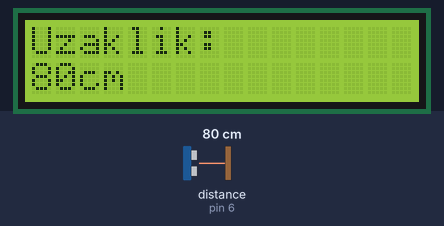
Recording of a sketch running on a simulated Arduino Uno, built with avr-gcc and run on an emulated ATmega328P. On the bench: 16×2 character LCD. Wiring (inferred from the names in the program): ultrasonic range finder: trigger pin 7; echo pin 6. Inputs (shaded band) come from the test bench; at power-on: distance to the obstacle (sensor on pin 6) 80 cm. The echo pulse lasts 58.3 µs per cm.

Above: at 1.2 s.
1.3 s: distance to the obstacle (sensor on pin 6) set to 2 cm
At 2.5 s:
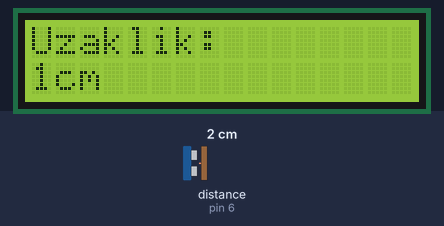
3.1 s: distance to the obstacle (sensor on pin 6) set to 4 cm
At 4.4 s:
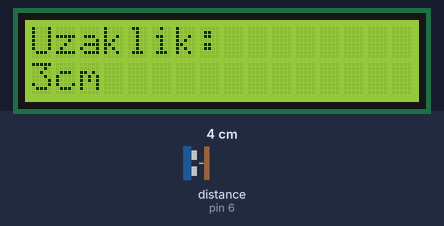
4.8 s: distance to the obstacle (sensor on pin 6) set to 9 cm
At 6.3 s:
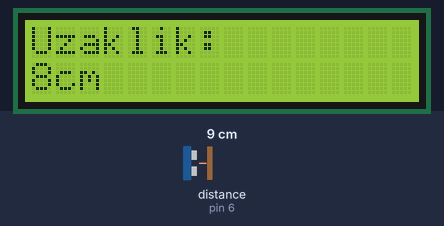
Timing chart, 0 to 7.8 s (numbered marks = the images above; inputs shaded):
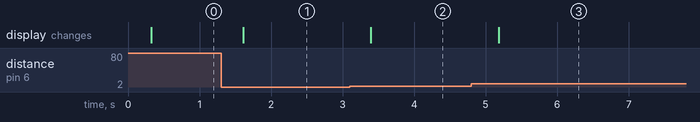

Measured:
- after the input at 1.3 s, the display: changes after 0.31 s (image 1)
- after the input at 3.1 s, the display: changes after 0.30 s (image 2)
- after the input at 4.8 s, the display: changes after 0.38 s (image 3)

The sketch:

Dijital_Metre.ino
```cpp
#include <LiquidCrystal.h>

int TrigPin = 7;
int EchoPin = 6;
int sure;
int uzaklik;

int rs = 12, en = 11, d4 = 5, d5 = 4, d6 = 3,d7 = 2;
LiquidCrystal lcd(rs, en, d4, d5, d6, d7);

void setup() {
  pinMode(TrigPin, OUTPUT);
  pinMode(EchoPin, INPUT);
  lcd.begin(16,2);
}

void loop() {

digitalWrite(TrigPin, LOW);
delayMicroseconds(5);
digitalWrite(TrigPin, HIGH);
delayMicroseconds(10);
digitalWrite(TrigPin, LOW);

sure = pulseIn(EchoPin, HIGH, 11600);

uzaklik = sure*0.0345/2;

delay(250);

lcd.clear();
lcd.setCursor(0,0);
lcd.print("Uzaklik:");
lcd.setCursor(0,1);
lcd.print(uzaklik);
lcd.print("cm");
}
```
